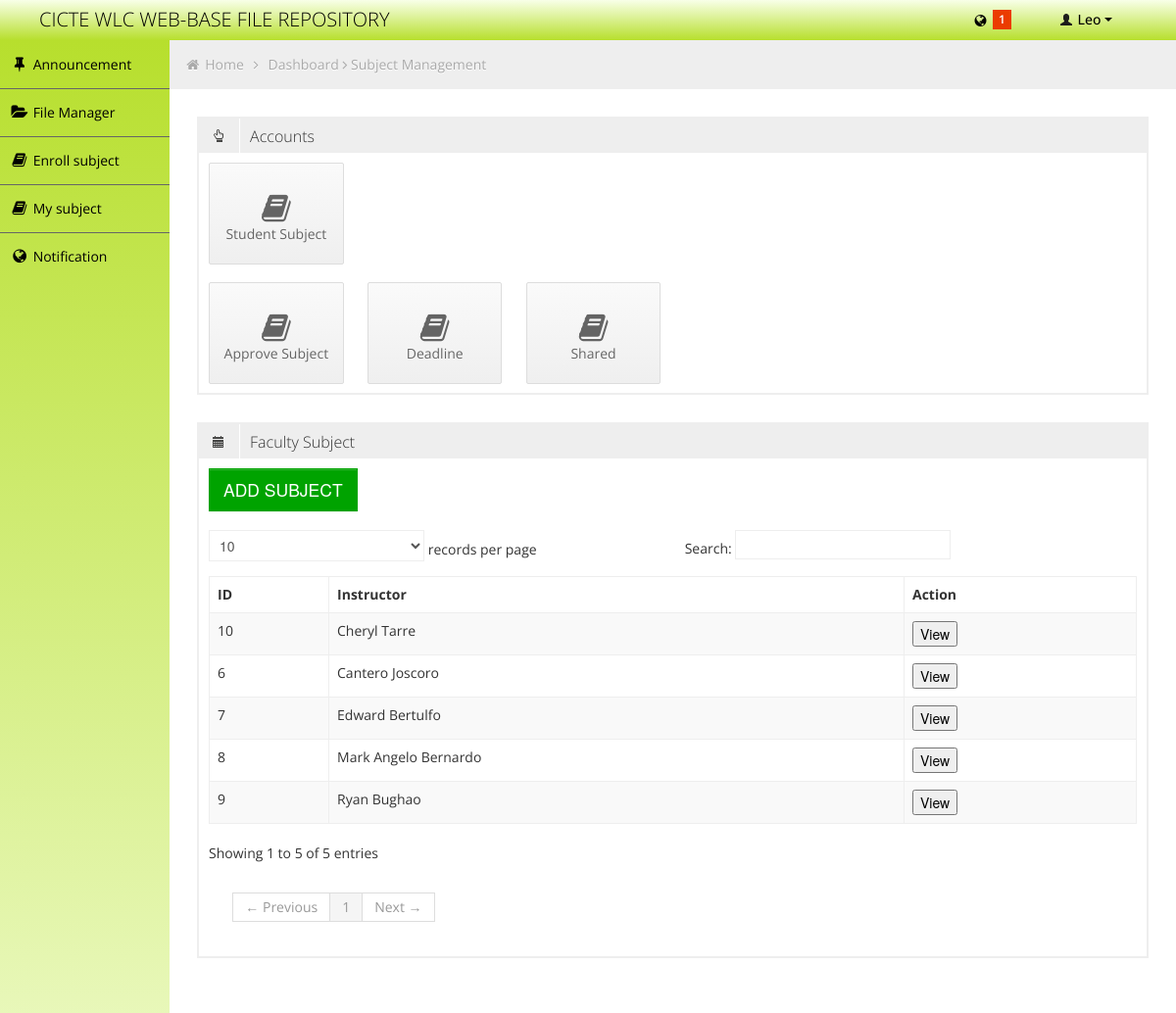
/subjectmanagement.php?subject=faculty (signed in), run on the app's committed database.
### tables this page shows
CREATE TABLE `fr_stud` (
  `id` int(11) NOT NULL auto_increment,
  `user_id` int(11) NOT NULL,
  `ControlNo` int(11) NOT NULL,
  `FName` varchar(50) NOT NULL,
  `LName` varchar(50) NOT NULL,
  `Mname` varchar(50) NOT NULL,
  `Course` varchar(30) NOT NULL,
  `Year` varchar(30) NOT NULL,
  `size` int(11) NOT NULL,
  PRIMARY KEY  (`id`),
  UNIQUE KEY `ControlNo` (`ControlNo`)
);

CREATE TABLE `fr_staff` (
  `id` int(11) NOT NULL auto_increment,
  `user_id` int(11) NOT NULL,
  `FirstN` varchar(50) NOT NULL,
  `LastN` varchar(50) NOT NULL,
  `midN` varchar(50) NOT NULL,
  PRIMARY KEY  (`id`)
);

CREATE TABLE `fr_user` (
  `id` int(11) NOT NULL auto_increment,
  `username` varchar(50) NOT NULL,
  `password` varchar(50) NOT NULL,
  `UserLvl` int(11) NOT NULL,
  `status` enum('online','pending','offline') NOT NULL default 'pending',
  `last_login_date` datetime NOT NULL,
  `last_logout_date` datetime NOT NULL,
  `activate` int(11) NOT NULL default '1',
  PRIMARY KEY  (`id`)
);

### subjectmanagement.php (the view, shortened to what this page needs)
<!DOCTYPE html>
<html lang="en">
<head>
	<link id="bootstrap-style" href="css/bootstrap.min.css" rel="stylesheet">
	<link href="css/bootstrap-responsive.min.css" rel="stylesheet">
	<link id="base-style" href="css/style.css" rel="stylesheet">
	<link id="base-style-responsive" href="css/style-responsive.css" rel="stylesheet">
</head>
<body>
	<?php include('php/header.php'); ?>
	<div class="container-fluid-full">
		<div class="row-fluid">
			<?php include('php/menu.php'); ?>
			<div id="content" class="span10">
				<ul class="breadcrumb">
					<li>
						<i class="icon-home"></i>
						<a href="index.php">Home</a>
						<i class="icon-angle-right"></i>
					</li>
					<li><a href="dashboard.php">Dashboard</a></li>
					<i class="icon-angle-right"></i>
					<li><a href="">Subject Management</a></li>
				</ul>
				<div class="row-fluid">
					<div class="box defualt span12">
						<div class="box-header">
							<h2><i class="halflings-icon hand-top"></i><span class="break"></span>Accounts</h2>
						</div>
						<div class="box-content">
							<a href="subjectmanagement.php?subject=student" class="quick-button span2">
								<i class="icon-book"></i>
								<p>Student Subject</p>
							</a>
							<div class="clearfix"></div>
						</div>
						<div class="box-content">
							<a href="subjectmanagement.php?subject=approve" class="quick-button span2">
								<i class="icon-book"></i>
								<p>Approve Subject</p>
							</a>
							<a href="subjectmanagement.php?subject=deadline" class="quick-button span2">
								<i class="icon-book"></i>
								<p>Deadline </p>
							</a>
							<a href="subjectmanagement.php?subject=shared" class="quick-button span2">
								<i class="icon-book"></i>
								<p>Shared </p>
							</a>
							<div class="clearfix"></div>
						</div>
					</div>
				</div>
				<div class="row-fluid sortable">
				<div class="box span12">
					<?php
						if(isset($_GET['subject']) && $_GET['subject'] == 'mysubject')
						{
					?>
							<div class="box-header" data-original-title>
								<h2><i class="halflings-icon book"></i><span class="break"></span>My SUbject</h2>
							</div>
							<div class="box-content">
								<table class="table table-striped table-bordered bootstrap-datatable datatable">
								  <thead>
									  <tr>
									  	<th class="group-word">Subject Code</th>
		              					<th class="group-false">Description</th>
									  </tr>
								  </thead>
								  <tbody>
								  	<?php
								  			  $result = mysql_query("SELECT fr_ins_subject.*,fr_subject.* FROM fr_ins_subject,fr_subject WHERE fr_subject.SubCode = fr_ins_subject.Subject AND fr_ins_subject.user_id = '".$_SESSION['user_id']."'");
										 	if(mysql_num_rows($result) > 0)
										 	{
										 		while ($row = mysql_fetch_array($result))
										 		{
										 ?>
										 		<tr>
										 		   <td><?php echo $row['Subject']; ?></td>
		              								<td><?php echo $row['Description']; ?></td>
											    </tr>
										<?php
												}
											}
										?>
								  </tbody>
							  </table>
							</div>
					<?php
						}
						else if(isset($_GET['subject']) && $_GET['subject'] == 'faculty')
						{
					?>
							<div class="box-header" data-original-title>
								<h2><i class="halflings-icon calendar"></i><span class="break"></span>Faculty Subject</h2>
							</div>
							<div class="box-content buttons">
								<a href="subjectmanagement.php?faculty=add"><button class="btn btn-large btn-success">ADD SUBJECT</button></a>
							</div>
							<div class="box-content">
								<table class="table table-striped table-bordered bootstrap-datatable datatable">
								  <thead>
									  <tr>
									  	<th >ID</th>
						                <th >Instructor</th>
						                <th>Action</th>
									  </tr>
								  </thead>
								  <tbody>
								  	<?php
								  		$result = mysql_query("SELECT * FROM fr_staff as sta , fr_user as user  WHERE user.id = sta.user_id AND user.UserLvl <= 4");
									 	if(mysql_num_rows($result) > 0)
									 	{
									 		while ($row = mysql_fetch_array($result))
									 		{
									 ?>
									 		<tr>
									 			<td><?php echo $row['id']; ?></td>
								              	<td><?php echo $row['FirstN']." ".$row['LastN']; ?></td>
												<td><a href="subjectmanagement.php?subject=persubjstaff&&user_id=<?php echo $row['id']; ?>"><button>View</button></a></td>
										    </tr>
									<?php
											}
										}
										?>
								  </tbody>
							  </table>
							</div>
					<?php
						}
					?>
				</div>
			</div>
			</div>
		</div>
	</div>
</body>
</html>

### php/header.php (shortened to what this page needs)
<?php
		if($_SESSION['UserLvl'] == 1)
		{
			$result1 = mysql_query("SELECT * FROM fr_stud WHERE user_id = '".$_SESSION['user_id']."'");
			$row1 = mysql_fetch_array($result1);
			$name = $row1['FName'];
		}
?>
<div class="navbar">
	<div class="navbar-inner">
		<div class="container-fluid">
			<a class="brand" href=""><span>CICTE WLC WEB-BASE FILE REPOSITORY</span></a>
			<div class="nav-no-collapse header-nav">
				<ul class="nav pull-right">
					<li class="dropdown hidden-phone">
						<?php
							$result = mysql_query("SELECT * FROM fr_notification WHERE user_id = '".$_SESSION['user_id']."' AND status = 'unread' ORDER BY id DESC");
							$cnt =  mysql_num_rows($result);
						?>
								<a class="btn dropdown-toggle" data-toggle="dropdown" href="#">
										<i class="icon-globe"></i>
								<?php
									if($cnt != 0)
									{
								?>
										<span class="label label-important"> <?php echo $cnt; ?> </span>
								<?php
									}
								?>
								</a>
					</li>
					<li class="dropdown">
						<a class="btn dropdown-toggle" data-toggle="dropdown" href="#">
							<i class="halflings-icon white user"></i> <?php echo $name; ?>
							<span class="caret"></span>
						</a>
					</li>
				</ul>
			</div>
		</div>
	</div>
</div>

### css/style-responsive.css (style rules this page uses)
@media (min-width: 1200px) { .container-fluid-full { overflow: hidden; position: relative; height: 100%; } }
@media (min-width: 1200px) { #content { width: 85.578%; padding: 28px; margin: 0px 0px; margin-left: 14.422% !important; } }

### css/halflings.css (style rules this page uses)
html, html .halflings { -webkit-font-smoothing: antialiased !important; }
.halflings-icon { display: inline-block; width: 14px; height: 14px; line-height: 14px; vertical-align: text-top; background-image: url(../img/glyphicons_halflings.svg); background-position: 0 0; background-repeat: no-repeat; vertical-align: top; *display: inline; *zoom: 1; *margin-right: .3em; }
.halflings-icon.user { background-position: -168px 0; }
.halflings-icon.calendar { background-position: -192px -120px; }
.halflings-icon.hand-top { background-position: -192px -144px; }

### data on the page
fr_stud: FName "Leo"
fr_staff: user "6", FirstN "Cantero", LastN "Joscoro"
fr_staff: user "7", FirstN "Edward", LastN "Bertulfo"
fr_staff: user "8", FirstN "Mark Angelo", LastN "Bernardo"
fr_staff: user "9", FirstN "Ryan", LastN "Bughao"
fr_staff: user "10", FirstN "Cheryl", LastN "Tarre"

### other printed values
$cnt "1"
